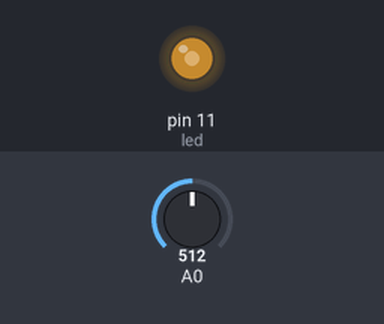
Simulated run of this sketch. Board: Arduino Uno, built with avr-gcc and run on an emulated ATmega328P. Shown: output pins drawn as LEDs (lit = HIGH). Inputs (shaded band) come from the test bench; at power-on: A0 = 512.

Above: at 1.2 s.
1.3 s: A0 set to 716
At 2.2 s:
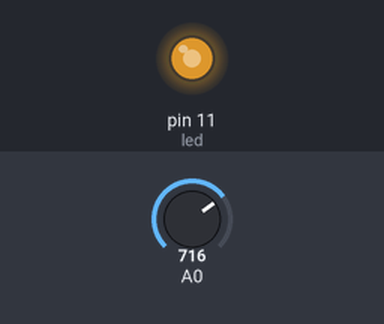
2.8 s: A0 set to 900
At 3.3 s:
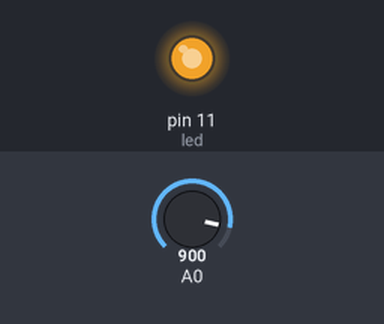
4.3 s: A0 set to 122
At 5.5 s:
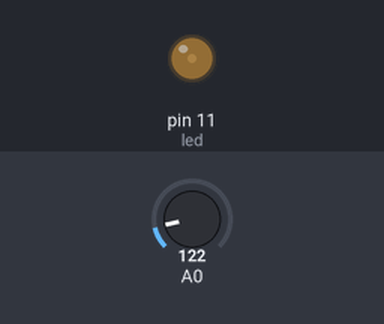
5.8 s: A0 set to 0
At 6.8 s:
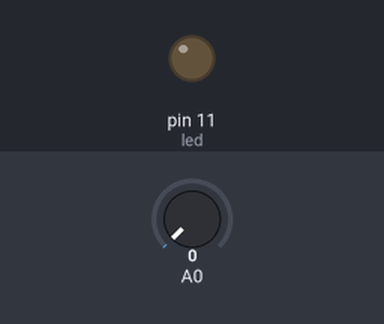
Timing chart, 0 to 8.3 s (numbered marks = the images above; inputs shaded):
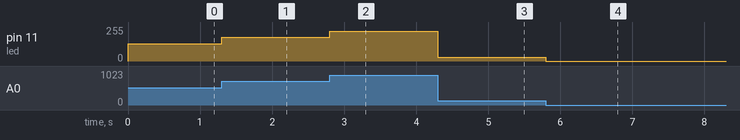

Measured:
- after the input at 1.3 s, pin 11 (led): 128/255 → 178/255 at once
- after the input at 2.8 s, pin 11 (led): 178/255 → 224/255 at once
- after the input at 4.3 s, pin 11 (led): 224/255 → 30/255 at once
- after the input at 5.8 s, pin 11 (led): 30/255 → 0/255 at once

The sketch:

Dimmer_LED.ino
```cpp
/*
 Dimmer_LED

 This example shows how to fade an LED on pin 11
 using the analogWrite() function.

 A potentiometer is used as a dimmer switch for
 the LED

 Note that the analogWrite() function only works on
 the pins labeled with a "~" sign, like ~3, ~5, ~6,
 ~9, ~10 and ~11.
 */

int led = 11;
int sensorValue;
int brightness;

void setup() {
  Serial.begin(9600);
  // declare pin 11 to be an output:
  pinMode(led, OUTPUT);
}

void loop() {
  // Take an analog reading from the potentiometer on pin A0
  sensorValue = analogRead(A0);

  // Convert the analog reading to a number between 0 and 255
  brightness = round((sensorValue*255.0)/1023.0);
  // round() is used to make sure brightness is rounded to an even number

  // Write this brightness level to the LED
  analogWrite(led, brightness);
}
```
